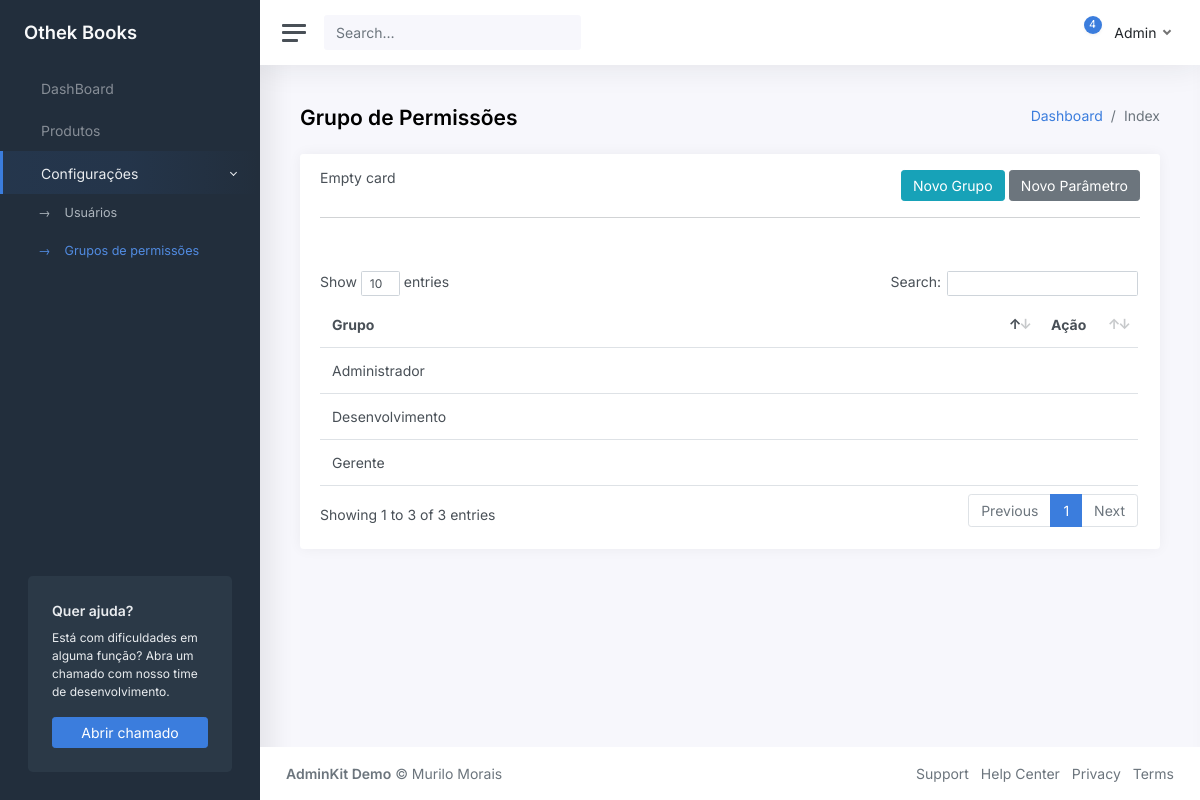
Page /Permissions (signed in) on the committed database.
### tables this page shows
CREATE TABLE `permission_groups` (
  `id` int(11) NOT NULL,
  `name` varchar(50) NOT NULL,
  `params` varchar(50) NOT NULL
);

### Core/Controller.php (called while the page is built, shortened)
<?php
Class Controller{
	public function loadTemplateAdmin($viewName, $viewData = array()){
		require 'Views/Templates/'.TEMPLATE_ADMIN.'.php';
	}
	public function loadViewInTemplate($viewName, $viewData = array()){
		extract($viewData);
		require 'Views/'.$viewName.'.php';
	}
}

### Core/Core.php (called while the page is built, shortened)
<?php
Class Core {
	public function run(){
		$url = '/';
		if(isset($_GET['url'])){
			$url .= $_GET['url'];
		}
		$params = array();
		if(!empty($url) && $url != '/'){
			$url = explode('/', $url);
			array_shift($url);
			array_shift($url);
			if(isset($url[0]) && !empty($url[0])){
				$currentAction = $url[0];
				array_shift($url);
			} else {
				$currentAction = 'index';
			}
		} else {
			$currentController = 'SiteController';
			$currentAction = 'index';
		}
		$controller = new $currentController();
		call_user_func_array(array($controller, $currentAction), $params);
	}
}

### index.php (called while the page is built, shortened)
<?php
$core = new Core();
$core->run();

### Core/Model.php (called while the page is built, shortened)
<?php
class Model{
	public function __construct(){
		global $db;
		$this->db = $db;
	}
}

### Models/Permissions.php (called while the page is built, shortened)
<?php
class Permissions extends Model
{
    public function getGroupList()
    {
        $data = array();
        $sql = $this->db->prepare("SELECT * FROM permission_groups");
        $sql->execute();
        if ($sql->rowCount() > 0) {
            $data = $sql->fetchAll(PDO::FETCH_ASSOC);
        }
        return $data;
    }
}

### Views/Admin/Permissions/index.php (the view, shortened to what this page needs)
<main class="content">
    <div class="container-fluid p-0">
        <div class="row mb-2 mb-xl-3">
            <div class="col-auto d-none d-sm-block">
                <h3><strong>Grupo de Permissões</strong></h3>
            </div>
            <div class="col-auto ms-auto text-end mt-n1">
                <nav aria-label="breadcrumb">
                    <ol class="breadcrumb bg-transparent p-0 mt-1 mb-0">
                        <li class="breadcrumb-item"><a href="#">Dashboard</a></li>
                        <li class="breadcrumb-item active" aria-current="page">Index</li>
                    </ol>
                </nav>
            </div>
        </div>
        <div class="row">
            <div class="col-12">
                <div class="card">
                    <div class="card-header">
                        <div class="row">
                            <div class="col-md-6">
                                <h5 class="card-title mb-0">Empty card</h5>
                            </div>
                            <div class="col-md-6 text-end">
                                <a class="btn btn-info" data-bs-toggle="modal" data-bs-target="#addGroup">Novo Grupo</a>
                                <a href="<?= BASE_URL . 'Permissions/addParams'; ?>" class="btn btn-secondary">Novo Parâmetro</a>
                            </div>
                        </div>
                        <hr>
                    </div>
                    <div class="card-body">
                        <table id="datatables-reponsive" class="table dataTable no-footer dtr-inline table-hover" style="width: 100%;" role="grid" aria-describedby="datatables-reponsive_info">
                            <thead>
                                <tr>
                                    <th>Grupo</th>
                                    <th>Ação</th>
                                </tr>
                            </thead>
                            <tbody>
                                <?php if (isset($group_list)) : ?>
                                    <?php foreach ($group_list as $group) : ?>
                                        <tr>
                                            <td><?= $group['name']; ?></td>
                                            <td class="table-action" width="75">
                                            </td>
                                        </tr>
                                    <?php endforeach; ?>
                                <?php endif; ?>
                            </tbody>
                        </table>
                    </div>
                </div>
            </div>
        </div>
    </div>
</main>

### rows in the picture
permission_groups: name "Desenvolvimento"
permission_groups: name "Administrador"
permission_groups: name "Gerente"

### other values in the picture
$viewData['name'] "Admin"
